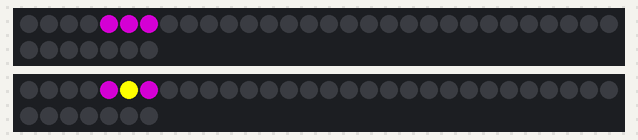
This sketch was run on a simulated ESP8266 (NodeMCU). On the bench: 2 × 37 RGB LEDs in strip order, left to right, continuing on the next row. Dim RGB values are drawn brighter than linear.

Above: at 0.51 s.
At 1.13 s:
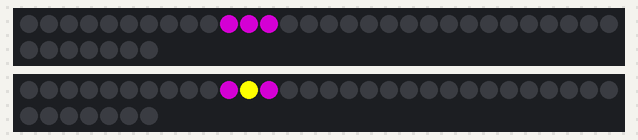
At 1.95 s:
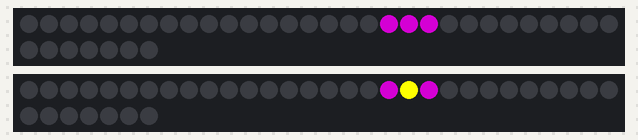
At 3.58 s:
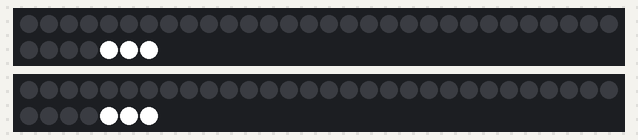
At 4.81 s:
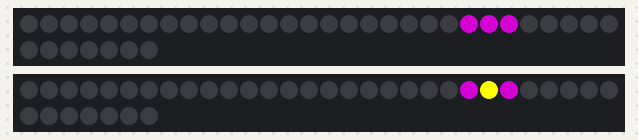
At 7.01 s:
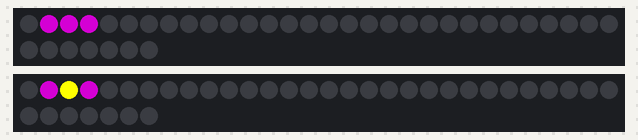

The sketch:

ping_pong_speed.ino
```cpp
#include <FastLED.h>

#define NUM_LEDS 37
#define DATA_PIN D4
#define DATA_PIN_MIDDLE D5
#define CLOCK_PIN 13
int delay_time = 100;
CRGB leds[NUM_LEDS];
CRGB ledsMiddle[NUM_LEDS];

void setup() {
    // ## Clockless types ##
    FastLED.addLeds<NEOPIXEL, DATA_PIN>(leds, NUM_LEDS);  // GRB ordering is assumed
    FastLED.addLeds<NEOPIXEL, DATA_PIN_MIDDLE>(ledsMiddle, NUM_LEDS);
    // FastLED.addLeds<WS2812B, DATA_PIN, RGB>(leds, NUM_LEDS);  // GRB ordering is typical
    FastLED.clear();
    FastLED.show();
}

void loop() {
  for (int i = 0; i < NUM_LEDS - 3; i++){
    if (i == 0){
      leds[i] = CRGB::White;
      leds[i+1] = CRGB::White;
      leds[i+2] = CRGB::White;
      ledsMiddle[i] = CRGB::White;
      ledsMiddle[i+1] = CRGB::White;
      ledsMiddle[i+2] = CRGB::White;
      FastLED.show();
      delay(delay_time);
      FastLED.clear();

    } else {
        leds[i] = CRGB::Purple;
        leds[i+1] = CRGB::Purple;
        leds[i+2] = CRGB::Purple;
        ledsMiddle[i] = CRGB::Purple;
        ledsMiddle[i+1] = CRGB::Yellow;
        ledsMiddle[i+2] = CRGB::Purple;
        FastLED.show();
        delay(delay_time);
        FastLED.clear();
    }
  }

  for (int i = NUM_LEDS - 3; i > 0; i--){
    if (i == NUM_LEDS - 3){
      leds[i] = CRGB::White;
      leds[i+1] = CRGB::White;
      leds[i+2] = CRGB::White;
      ledsMiddle[i] = CRGB::White;
      ledsMiddle[i+1] = CRGB::White;
      ledsMiddle[i+2] = CRGB::White;
      FastLED.show();
      delay(delay_time);
      FastLED.clear();

    } else {
      leds[i] = CRGB::Purple;
      leds[i+1] = CRGB::Purple;
      leds[i+2] = CRGB::Purple;
      ledsMiddle[i] = CRGB::Purple;
      ledsMiddle[i+1] = CRGB::Yellow;
      ledsMiddle[i+2] = CRGB::Purple;
      FastLED.show();
      delay(delay_time);
      FastLED.clear();
    }
  }
}
```

Measured:
- by itself, everything shown: repeats every 7.0 s, in 34 steps
